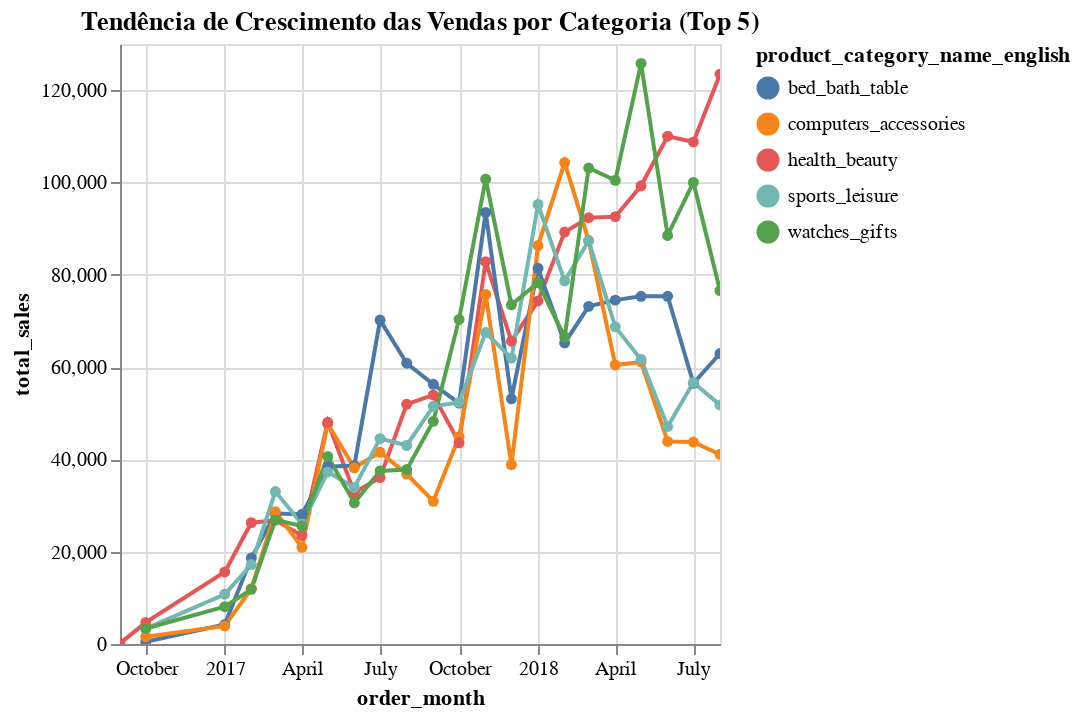

Source (notebook cell):
### Markdown cell above
**Tendências de Crescimento:** Analisar as tendências de crescimento de vendas ao
longo do tempo para diferentes categorias de produtos

### Code cell
merged_df['order_month'] = merged_df['order_purchase_timestamp'].dt.to_period('M').astype(str)

growth_df = merged_df.groupby(['order_month', 'product_category_name_english']).agg(
    total_sales=('price', 'sum'),
    total_orders=('order_id', 'nunique')
).reset_index()

top_cats = (growth_df.groupby('product_category_name_english')['total_sales']
            .sum().sort_values(ascending=False).head(5).index)

growth_df = growth_df[growth_df['product_category_name_english'].isin(top_cats)]

chart = alt.Chart(growth_df).mark_line(point=True).encode(
    x='order_month:T',
    y='total_sales:Q',
    color='product_category_name_english:N',
    tooltip=['order_month', 'product_category_name_english', 'total_sales']
).properties(
    title='Tendência de Crescimento das Vendas por Categoria (Top 5)'
).interactive()

chart

### Figure 1 — Vega-Lite specification as saved in the notebook (floating-point values rounded to 4 significant figures)
{"config": {"view": {"continuousWidth": 300, "continuousHeight": 300}}, "data": {"name": "data-1177ab7d9a2d80693060c1f7d7b5799b"}, "mark": {"type": "line", "point": true}, "encoding": {"color": {"field": "product_category_name_english", "type": "nominal"}, "tooltip": [{"field": "order_month", "type": "nominal"}, {"field": "product_category_name_english", "type": "nominal"}, {"field": "total_sales", "type": "quantitative"}], "x": {"field": "order_month", "type": "temporal"}, "y": {"field": "total_sales", "type": "quantitative"}}, "params": [{"name": "param_2", "select": {"type": "interval", "encodings": ["x", "y"]}, "bind": "scales"}], "title": "Tendência de Crescimento das Vendas por Categoria (Top 5)", "$schema": "https://vega.github.io/schema/vega-lite/v5.20.1.json", "datasets": {"data-1177ab7d9a2d80693060c1f7d7b5799b": [{"order_month": "2016-09", "product_category_name_english": "health_beauty", "total_sales": 135.0, "total_orders": 1}, {"order_month": "2016-10", "product_category_name_english": "bed_bath_table", "total_sales": 479.0, "total_orders": 5}, {"order_month": "2016-10", "product_category_name_english": "computers_accessories", "total_sales": 1573.0, "total_orders": 18}, {"order_month": "2016-10", "product_category_name_english": "health_beauty", "total_sales": 4672.0, "total_orders": 44}, {"order_month": "2016-10", "product_category_name_english": "sports_leisure", "total_sales": 3334.0, "total_orders": 19}, {"order_month": "2016-10", "product_category_name_english": "watches_gifts", "total_sales": 3360.0, "total_orders": 5}, {"order_month": "2017-01", "product_category_name_english": "bed_bath_table", "total_sales": 4210.0, "total_orders": 45}, {"order_month": "2017-01", "product_category_name_english": "computers_accessories", "total_sales": 3924.0, "total_orders": 24}, {"order_month": "2017-01", "product_category_name_english": "health_beauty", "total_sales": 15610.0, "total_orders": 82}, {"order_month": "2017-01", "product_category_name_english": "sports_leisure", "total_sales": 10790.0, "total_orders": 62}, {"order_month": "2017-01", "product_category_name_english": "watches_gifts", "total_sales": 8087.0, "total_orders": 11}, {"order_month": "2017-02", "product_category_name_english": "bed_bath_table", "total_sales": 18620.0, "total_orders": 146}, {"order_month": "2017-02", "product_category_name_english": "computers_accessories", "total_sales": 11970.0, "total_orders": 97}, {"order_month": "2017-02", "product_category_name_english": "health_beauty", "total_sales": 26280.0, "total_orders": 155}, {"order_month": "2017-02", "product_category_name_english": "sports_leisure", "total_sales": 17210.0, "total_orders": 139}, {"order_month": "2017-02", "product_category_name_english": "watches_gifts", "total_sales": 11840.0, "total_orders": 35}, {"order_month": "2017-03", "product_category_name_english": "bed_bath_table", "total_sales": 28270.0, "total_orders": 249}, {"order_month": "2017-03", "product_category_name_english": "computers_accessories", "total_sales": 28660.0, "total_orders": 150}, {"order_month": "2017-03", "product_category_name_english": "health_beauty", "total_sales": 26820.0, "total_orders": 193}, {"order_month": "2017-03", "product_category_name_english": "sports_leisure", "total_sales": 33040.0, "total_orders": 171}, {"order_month": "2017-03", "product_category_name_english": "watches_gifts", "total_sales": 26890.0, "total_orders": 76}, {"order_month": "2017-04", "product_category_name_english": "bed_bath_table", "total_sales": 28110.0, "total_orders": 234}, {"order_month": "2017-04", "product_category_name_english": "computers_accessories", "total_sales": 20960.0, "total_orders": 120}, {"order_month": "2017-04", "product_category_name_english": "health_beauty", "total_sales": 23520.0, "total_orders": 176}, {"order_month": "2017-04", "product_category_name_english": "sports_leisure", "total_sales": 26000.0, "total_orders": 198}, {"order_month": "2017-04", "product_category_name_english": "watches_gifts", "total_sales": 25560.0, "total_orders": 90}, {"order_month": "2017-05", "product_category_name_english": "bed_bath_table", "total_sales": 38410.0, "total_orders": 329}, {"order_month": "2017-05", "product_category_name_english": "computers_accessories", "total_sales": 47650.0, "total_orders": 260}, {"order_month": "2017-05", "product_category_name_english": "health_beauty", "total_sales": 48040.0, "total_orders": 267}, {"order_month": "2017-05", "product_category_name_english": "sports_leisure", "total_sales": 37280.0, "total_orders": 266}, {"order_month": "2017-05", "product_category_name_english": "watches_gifts", "total_sales": 40630.0, "total_orders": 126}, {"order_month": "2017-06", "product_category_name_english": "bed_bath_table", "total_sales": 38660.0, "total_orders": 335}, {"order_month": "2017-06", "product_category_name_english": "computers_accessories", "total_sales": 38170.0, "total_orders": 219}, {"order_month": "2017-06", "product_category_name_english": "health_beauty", "total_sales": 32830.0, "total_orders": 239}, {"order_month": "2017-06", "product_category_name_english": "sports_leisure", "total_sales": 33910.0, "total_orders": 250}, {"order_month": "2017-06", "product_category_name_english": "watches_gifts", "total_sales": 30600.0, "total_orders": 118}, {"order_month": "2017-07", "product_category_name_english": "bed_bath_table", "total_sales": 70180.0, "total_orders": 513}, {"order_month": "2017-07", "product_category_name_english": "computers_accessories", "total_sales": 41530.0, "total_orders": 274}, {"order_month": "2017-07", "product_category_name_english": "health_beauty", "total_sales": 36050.0, "total_orders": 278}, {"order_month": "2017-07", "product_category_name_english": "sports_leisure", "total_sales": 44500.0, "total_orders": 337}, {"order_month": "2017-07", "product_category_name_english": "watches_gifts", "total_sales": 37500.0, "total_orders": 157}, {"order_month": "2017-08", "product_category_name_english": "bed_bath_table", "total_sales": 60830.0, "total_orders": 448}, {"order_month": "2017-08", "product_category_name_english": "computers_accessories", "total_sales": 36830.0, "total_orders": 297}, {"order_month": "2017-08", "product_category_name_english": "health_beauty", "total_sales": 51930.0, "total_orders": 345}, {"order_month": "2017-08", "product_category_name_english": "sports_leisure", "total_sales": 43030.0, "total_orders": 383}, {"order_month": "2017-08", "product_category_name_english": "watches_gifts", "total_sales": 37800.0, "total_orders": 195}, {"order_month": "2017-09", "product_category_name_english": "bed_bath_table", "total_sales": 56260.0, "total_orders": 461}, {"order_month": "2017-09", "product_category_name_english": "computers_accessories", "total_sales": 30930.0, "total_orders": 216}, {"order_month": "2017-09", "product_category_name_english": "health_beauty", "total_sales": 53970.0, "total_orders": 360}, {"order_month": "2017-09", "product_category_name_english": "sports_leisure", "total_sales": 51490.0, "total_orders": 416}, {"order_month": "2017-09", "product_category_name_english": "watches_gifts", "total_sales": 48260.0, "total_orders": 255}, {"order_month": "2017-10", "product_category_name_english": "bed_bath_table", "total_sales": 52200.0, "total_orders": 445}, {"order_month": "2017-10", "product_category_name_english": "computers_accessories", "total_sales": 44930.0, "total_orders": 265}, {"order_month": "2017-10", "product_category_name_english": "health_beauty", "total_sales": 43600.0, "total_orders": 332}, {"order_month": "2017-10", "product_category_name_english": "sports_leisure", "total_sales": 52360.0, "total_orders": 424}, {"order_month": "2017-10", "product_category_name_english": "watches_gifts", "total_sales": 70320.0, "total_orders": 287}, {"order_month": "2017-11", "product_category_name_english": "bed_bath_table", "total_sales": 93520.0, "total_orders": 817}, {"order_month": "2017-11", "product_category_name_english": "computers_accessories", "total_sales": 75730.0, "total_orders": 444}, {"order_month": "2017-11", "product_category_name_english": "health_beauty", "total_sales": 82830.0, "total_orders": 530}, {"order_month": "2017-11", "product_category_name_english": "sports_leisure", "total_sales": 67480.0, "total_orders": 557}, {"order_month": "2017-11", "product_category_name_english": "watches_gifts", "total_sales": 100700.0, "total_orders": 430}, {"order_month": "2017-12", "product_category_name_english": "bed_bath_table", "total_sales": 53130.0, "total_orders": 481}, {"order_month": "2017-12", "product_category_name_english": "computers_accessories", "total_sales": 38840.0, "total_orders": 252}, {"order_month": "2017-12", "product_category_name_english": "health_beauty", "total_sales": 65600.0, "total_orders": 432}, {"order_month": "2017-12", "product_category_name_english": "sports_leisure", "total_sales": 61920.0, "total_orders": 440}, {"order_month": "2017-12", "product_category_name_english": "watches_gifts", "total_sales": 73500.0, "total_orders": 346}, {"order_month": "2018-01", "product_category_name_english": "bed_bath_table", "total_sales": 81390.0, "total_orders": 699}, {"order_month": "2018-01", "product_category_name_english": "computers_accessories", "total_sales": 86330.0, "total_orders": 593}, {"order_month": "2018-01", "product_category_name_english": "health_beauty", "total_sales": 74320.0, "total_orders": 572}, {"order_month": "2018-01", "product_category_name_english": "sports_leisure", "total_sales": 95240.0, "total_orders": 586}, {"order_month": "2018-01", "product_category_name_english": "watches_gifts", "total_sales": 78270.0, "total_orders": 337}, {"order_month": "2018-02", "product_category_name_english": "bed_bath_table", "total_sales": 65230.0, "total_orders": 593}, {"order_month": "2018-02", "product_category_name_english": "computers_accessories", "total_sales": 104300.0, "total_orders": 801}, {"order_month": "2018-02", "product_category_name_english": "health_beauty", "total_sales": 89250.0, "total_orders": 607}, {"order_month": "2018-02", "product_category_name_english": "sports_leisure", "total_sales": 78660.0, "total_orders": 585}, {"order_month": "2018-02", "product_category_name_english": "watches_gifts", "total_sales": 66500.0, "total_orders": 317}, {"order_month": "2018-03", "product_category_name_english": "bed_bath_table", "total_sales": 73160.0, "total_orders": 670}, {"order_month": "2018-03", "product_category_name_english": "computers_accessories", "total_sales": 87410.0, "total_orders": 638}, {"order_month": "2018-03", "product_category_name_english": "health_beauty", "total_sales": 92350.0, "total_orders": 621}, {"order_month": "2018-03", "product_category_name_english": "sports_leisure", "total_sales": 87390.0, "total_orders": 672}, {"order_month": "2018-03", "product_category_name_english": "watches_gifts", "total_sales": 103100.0, "total_orders": 416}, {"order_month": "2018-04", "product_category_name_english": "bed_bath_table", "total_sales": 74500.0, "total_orders": 608}, {"order_month": "2018-04", "product_category_name_english": "computers_accessories", "total_sales": 60450.0, "total_orders": 481}, {"order_month": "2018-04", "product_category_name_english": "health_beauty", "total_sales": 92590.0, "total_orders": 626}, {"order_month": "2018-04", "product_category_name_english": "sports_leisure", "total_sales": 68710.0, "total_orders": 532}, {"order_month": "2018-04", "product_category_name_english": "watches_gifts", "total_sales": 100500.0, "total_orders": 473}, {"order_month": "2018-05", "product_category_name_english": "bed_bath_table", "total_sales": 75340.0, "total_orders": 606}, {"order_month": "2018-05", "product_category_name_english": "computers_accessories", "total_sales": 61100.0, "total_orders": 409}, {"order_month": "2018-05", "product_category_name_english": "health_beauty", "total_sales": 99270.0, "total_orders": 686}, {"order_month": "2018-05", "product_category_name_english": "sports_leisure", "total_sales": 61660.0, "total_orders": 452}, {"order_month": "2018-05", "product_category_name_english": "watches_gifts", "total_sales": 125800.0, "total_orders": 596}, {"order_month": "2018-06", "product_category_name_english": "bed_bath_table", "total_sales": 75340.0, "total_orders": 657}, {"order_month": "2018-06", "product_category_name_english": "computers_accessories", "total_sales": 43880.0, "total_orders": 358}, {"order_month": "2018-06", "product_category_name_english": "health_beauty", "total_sales": 110000.0, "total_orders": 799}, {"order_month": "2018-06", "product_category_name_english": "sports_leisure", "total_sales": 47150.0, "total_orders": 377}, {"order_month": "2018-06", "product_category_name_english": "watches_gifts", "total_sales": 88520.0, "total_orders": 448}, {"order_month": "2018-07", "product_category_name_english": "bed_bath_table", "total_sales": 56470.0, "total_orders": 518}, {"order_month": "2018-07", "product_category_name_english": "computers_accessories", "total_sales": 43760.0, "total_orders": 389}, {"order_month": "2018-07", "product_category_name_english": "health_beauty", "total_sales": 108800.0, "total_orders": 713}, {"order_month": "2018-07", "product_category_name_english": "sports_leisure", "total_sales": 56650.0, "total_orders": 418}, {"order_month": "2018-07", "product_category_name_english": "watches_gifts", "total_sales": 100000.0, "total_orders": 514}, {"order_month": "2018-08", "product_category_name_english": "bed_bath_table", "total_sales": 62930.0, "total_orders": 558}, {"order_month": "2018-08", "product_category_name_english": "computers_accessories", "total_sales": 41090.0, "total_orders": 384}, {"order_month": "2018-08", "product_category_name_english": "health_beauty", "total_sales": 123400.0, "total_orders": 778}, {"order_month": "2018-08", "product_category_name_english": "sports_leisure", "total_sales": 51800.0, "total_orders": 436}, {"order_month": "2018-08", "product_category_name_english": "watches_gifts", "total_sales": 76580.0, "total_orders": 392}]}}
